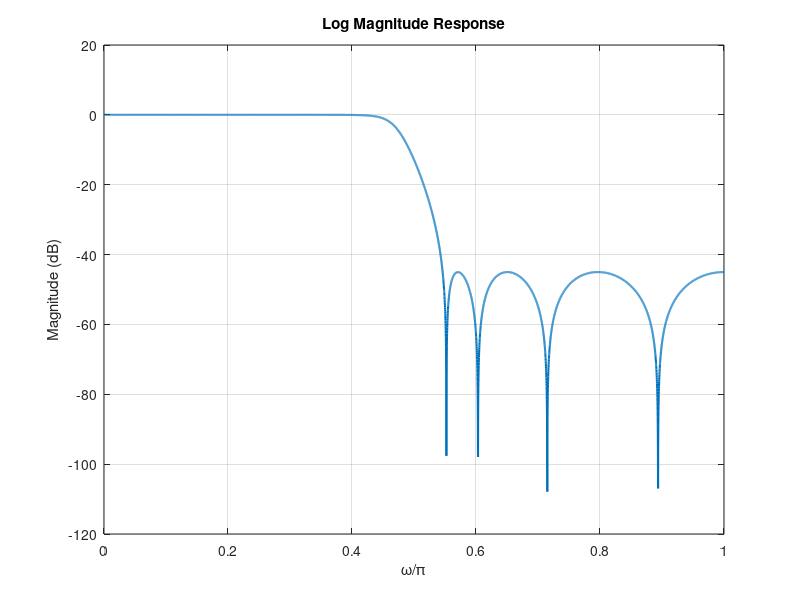

The MATLAB source for this figure: (Note: this script raises an error after producing the figure.)
wp = 0.45*pi; %0.45 pi radians
Ap = 1; %dB
ws = 0.55*pi; %0.55 pi radians
As = 45; %dB

T = 1;         % sampling period
%Part A: use bilinear transformation and the Chebyshev II approx approach to
%obtain a system function H(z) in the parallel form that satisfies the
%specs
Wp = (2/T)*tan(wp/2);
Ws = (2/T)*tan(ws/2);
[N, Omegac] = cheb2ord(Wp, Ws, Ap, As, 's');
[C,D] = cheby2(N, As, Omegac,'s');

% Bilinear transformation to digital filter
[bz, az] = bilinear(C, D, 1/T);

disp('Digital filter H(z) = B(z)/A(z):');
fprintf('Numerator coefficients bz = \n');
disp(bz);
fprintf('Denominator coefficients az = \n');
disp(az);

%% Parallel form using partial-fraction expansion
[r, p, k] = residuez(bz, az);

disp('Parallel form coefficients from residuez:');
disp('Residues r ='); disp(r);
disp('Poles p ='); disp(p);
disp('Direct term k ='); disp(k);
%Part B: design plots of log magnitude, phase, group delay, and impulse
%responses
nfft = 8192;
[H, w] = freqz(bz, az, nfft);
mag_dB = 20*log10(abs(H) + eps);
disp('mag'); disp(mag_dB);
ph = unwrap(angle(H));
[gd, wg] = grpdelay(bz, az, nfft);

figure;
plot(w/pi, mag_dB, 'LineWidth', 1.5);
grid on;
xlabel('\omega/\pi');
ylabel('Magnitude (dB)');
title('Log Magnitude Response');
hold on;
yline(-Ap, '--r', 'A_p = -1 dB');
yline(-As, '--k', 'A_s = -45 dB');
xline(wp/pi, '--g', '\omega_p');
xline(ws/pi, '--m', '\omega_s');
hold off;

figure;
plot(w/pi, ph, 'LineWidth', 1.5);
grid on;
xlabel('\omega/\pi');
ylabel('Phase (radians)');
title('Phase Response');

figure;
plot(wg/pi, gd, 'LineWidth', 1.5);
grid on;
xlabel('\omega/\pi');
ylabel('Group Delay (samples)');
title('Group Delay');

figure;
impz(bz, az);
grid on;
title('Impulse Response');
%Part C: Determine the exact band edge freqs for the given attentuation
atten = -mag_dB;   % attenuation in dB, positive quantity

% Exact passband edge:
% highest frequency where attenuation is still <= Ap
idx_p = find(atten <= Ap, 1, 'last');

if idx_p < length(w)
    % linear interpolation between idx_p and idx_p+1
    w1 = w(idx_p);     a1 = atten(idx_p);
    w2 = w(idx_p+1);   a2 = atten(idx_p+1);
    wp_exact = w1 + (Ap - a1)*(w2 - w1)/(a2 - a1);
else
    wp_exact = w(idx_p);
end

% Exact stopband edge:
% first frequency where attenuation becomes >= As
idx_s = find(atten >= As, 1, 'first');

if idx_s > 1
    % linear interpolation between idx_s-1 and idx_s
    w1 = w(idx_s-1);   a1 = atten(idx_s-1);
    w2 = w(idx_s);     a2 = atten(idx_s);
    ws_exact = w1 + (As - a1)*(w2 - w1)/(a2 - a1);
else
    ws_exact = w(idx_s);
end

fprintf('Exact passband-edge frequency for %.2f dB attenuation:\n', Ap);
fprintf('wp_exact = %.8f rad/sample = %.8f*pi rad/sample\n', ...
    wp_exact, wp_exact/pi);

fprintf('Exact stopband-edge frequency for %.2f dB attenuation:\n', As);
fprintf('ws_exact = %.8f rad/sample = %.8f*pi rad/sample\n', ...
    ws_exact, ws_exact/pi);
